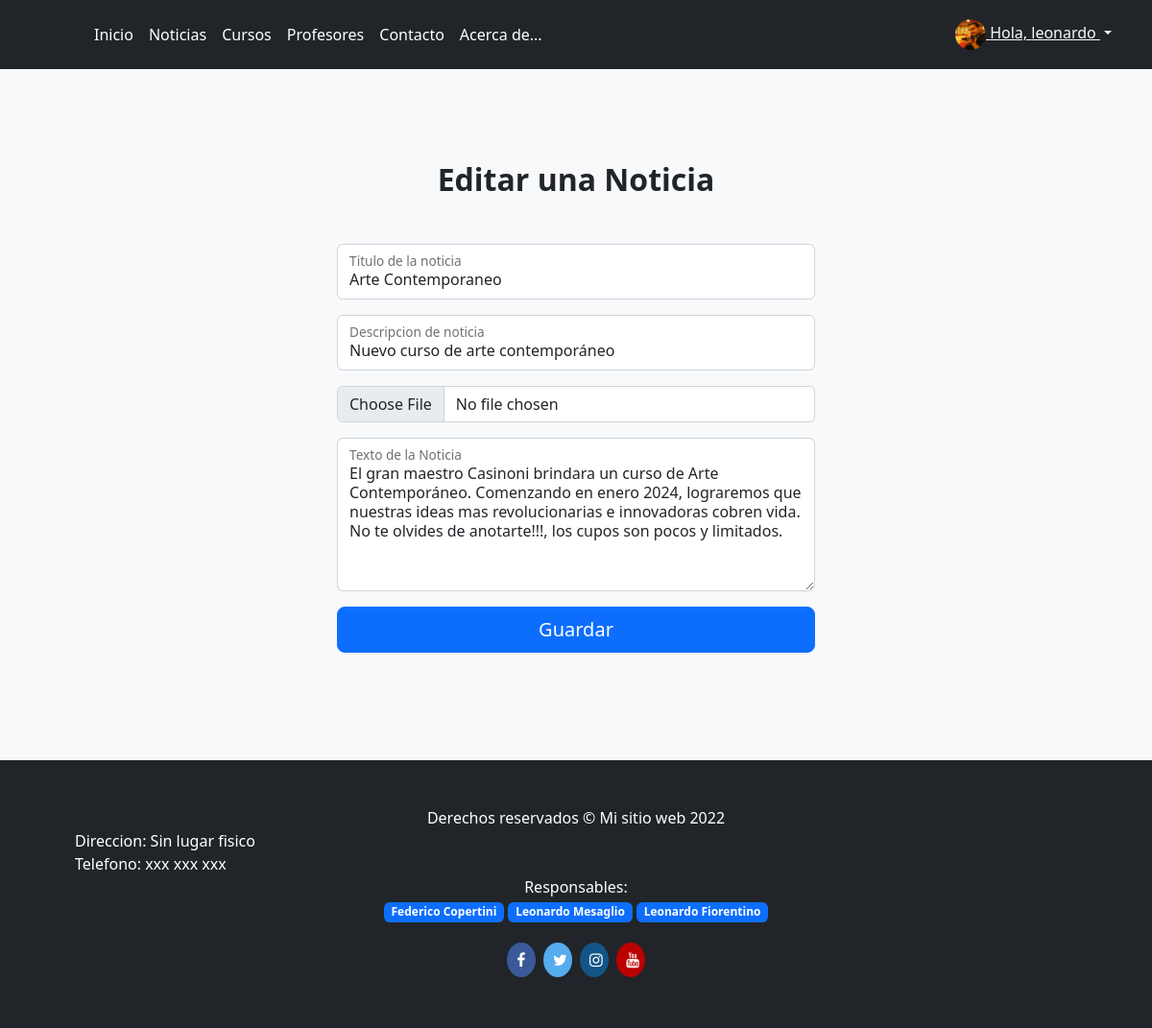
The app's page /editar_noticia/3 (signed in) with its own data.
### Academia_Arte/models.py (models this page shows)
class Avatar(models.Model):
    usuario = models.OneToOneField(User, on_delete=models.CASCADE)
    imagen = models.ImageField(upload_to="images/", blank=True, null=True)

class Noticias(models.Model):
    titulo_noticia = models.CharField(max_length=50)
    imagen_noticia = models.ImageField(upload_to='images/')
    descripcion_noticia = models.CharField(max_length=200)
    noticia_noticia = models.CharField(max_length=2000)

### Academia_Arte/views.py (the view, shortened to what this page needs)
# urls.py: path('editar_noticia/<int:id>', VEditarNoticia, name="editar_noticia"),
def VEditarNoticia(request, id):
    noticia = Noticias.objects.get(id=id)
    return render(request, "Academia_Arte/editar_noticia.html",{"noticia":noticia})

### Academia_Arte/templates/Academia_Arte/editar_noticia.html (shortened to what this page needs)
{% extends "Academia_Arte/base.html" %}
{% block content %}
<section class="bg-light py-5">
    <div class="container px-5 my-5 px-5">
        <div class="text-center mb-5">
            <h2 class="fw-bolder">Editar una Noticia</h2>
        </div>
        <div class="row gx-5 justify-content-center">
            <div class="col-lg-6">
                <form method="POST" enctype="multipart/form-data">{% csrf_token %}
                    <div class="form-floating mb-3">
                        <input class="form-control" value="{{noticia.titulo_noticia}}" name="titulo_noticia" type="text"
                            placeholder="Titulo de la noticia..." required>
                        <label for="name">Titulo de la noticia</label>
                    </div>
                    <div class="form-floating mb-3">
                        <input class="form-control" name="descripcion_noticia" value="{{noticia.descripcion_noticia}}" type="text"
                            placeholder="Alguna descripcion">
                        <label for="email">Descripcion de noticia</label>
                    </div>
                    <div class="mb-3">
                        <input class="form-control" value="{{noticia.imagen_noticia}}" name="imagen_noticia" type="file" required>
                    </div>
                    <div class="form-floating mb-3">
                        <textarea class="form-control" name="noticia_noticia" type="text"
                            placeholder="Escriba una noticia..." style="height: 10rem" required>{{noticia.noticia_noticia}}</textarea>
                        <label for="message">Texto de la Noticia</label>
                    </div>
                    <div class="d-grid">
                        <button class="btn btn-primary btn-lg" type="submit">Guardar</button>
                    </div>
                </form>
            </div>
        </div>
    </div>
</section>
{% endblock %}

### Academia_Arte/templates/Academia_Arte/base.html (shortened to what this page needs)
{% load static %}
<!doctype html>
<html lang="es">
<head>
    <link rel="stylesheet" href="https://cdn.jsdelivr.net/npm/bootstrap-icons@1.9.1/font/bootstrap-icons.css">
    <link href="{% static 'assets/dist/css/bootstrap.min.css' %}" rel="stylesheet">
    <link href="{% static 'css/headers.css' %}" rel="stylesheet">
</head>
<body>
    <main>
        <header class="p-3 bg-dark text-white">
            <div class="container">
                <div class="d-flex flex-wrap align-items-center justify-content-center justify-content-lg-start">
                    <a href="/" class="d-flex align-items-center mb-2 mb-lg-0 text-white text-decoration-none">
                        <svg class="bi me-2" width="40" height="32" role="img" aria-label="Bootstrap">
                            <use xlink:href="#bootstrap" />
                        </svg>
                    </a>
                    <ul class="nav col-12 col-lg-auto me-lg-auto mb-2 justify-content-center mb-md-0">
                        <li><a href="{% url 'inicio' %}" class="nav-link px-2 text-white">Inicio</a></li>
                        <li><a href="{% url 'noticias' %}"class="nav-link px-2 text-white">Noticias</a></li>
                        <li><a href="{% url 'cursos' %}" class="nav-link px-2 text-white">Cursos</a></li>
                        <li><a href="{% url 'profesores' %}" class="nav-link px-2 text-white">Profesores</a></li>
                        <li><a href="{% url 'contacto' %}" class="nav-link px-2 text-white">Contacto</a></li>
                        <li><a href="{% url 'acerca_de' %}" class="nav-link px-2 text-white">Acerca de...</a></li>
                    </ul>
                    {% if user.is_authenticated %}
                    <div class="dropdown text-end">
                        <a href="#" class="d-block link-dark text-light dropdown-toggle" id="dropdownUser1" data-bs-toggle="dropdown" aria-expanded="false">
                            <img src="{{user.avatar.imagen.url}}" alt="" width="32" height="32" class="rounded-circle">
                            Hola, {{user}}
                        </a>
                    </div>
                    {% else %}
                    <div class="text-end">
                    <a href="{% url 'login' %}" type="submit" class="btn btn-outline-light me-2">Iniciar sesion</a>
                    <a href="{% url 'register' %}" type="submit" class="btn btn-outline-primary">Registrate</a>
                    </div>
                    {% endif %}
                </div>
            </div>
        </header>
    </main>
    {% block content %}
    {% endblock %}
    <link rel="stylesheet" href="https://cdnjs.cloudflare.com/ajax/libs/font-awesome/4.7.0/css/font-awesome.min.css">
    <footer class="py-5 bg-dark">
        <div class="container px-5">
            <p class="m-0 text-center text-white">Derechos reservados &copy; Mi sitio web 2022</p>
        </div>
        <div class="container px-5">
            <p class="m-0 text-lefth text-white">Direccion: Sin lugar fisico</p>
        </div>
        <div class="container px-5">
            <p class="m-0 text-lefth text-white">Telefono: xxx xxx xxx</p>
        </div>
        <div class="container px-5">
            <center><p class="m-0 text-lefth text-white">Responsables:
                <p><span class="badge badge-pill bg-primary">Federico Copertini</span>
                <span class="badge badge-pill bg-primary">Leonardo Mesaglio</span>
                <span class="badge badge-pill bg-primary">Leonardo Fiorentino</span></P>
            </center>
            </p></div>
        <center><div class="container">
            <a href="https://facebook.com" class="fa fa-facebook"></a>
        <a href="https://twitter.com" class="fa fa-twitter"></a>
        <a href="https://instagram.com" class="fa fa-instagram"></a>
        <a href="https://youtube.com" class="fa fa-youtube"></a>
        </div></center>
    </footer>
</body>
</html>

### static/css/headers.css (style rules this page uses)
.dropdown-toggle { outline: 0; }

### Academia_Arte/templates/Academia_Arte/base.html (style rules this page uses)
.fa { padding: 10px; font-size: 30px; width: 30px; text-align: center; text-decoration: none; margin: 5px 2px; border-radius:50% }
.fa-facebook { background: #3B5998; color: white; }
.fa-twitter { background: #55ACEE; color: white; }
.fa-youtube { background: #bb0000; color: white; }
.fa-instagram { background: #125688; color: white; }
.bi { vertical-align: -.125em; fill: currentColor; }

### records on screen
Noticias: titulo_noticia "Arte Contemporaneo", descripcion_noticia "Nuevo curso de arte contemporáneo", noticia_noticia "El gran maestro Casinoni brindara un curso de Arte Contemporáneo. Comenzando en enero 2024, lograremos que nuestras ideas mas revolucionarias e innovadoras cobren vida. No te olvides de anotarte!!!, los cupos son pocos y limitados."

### other values on screen
{{ user }} "leonardo"
